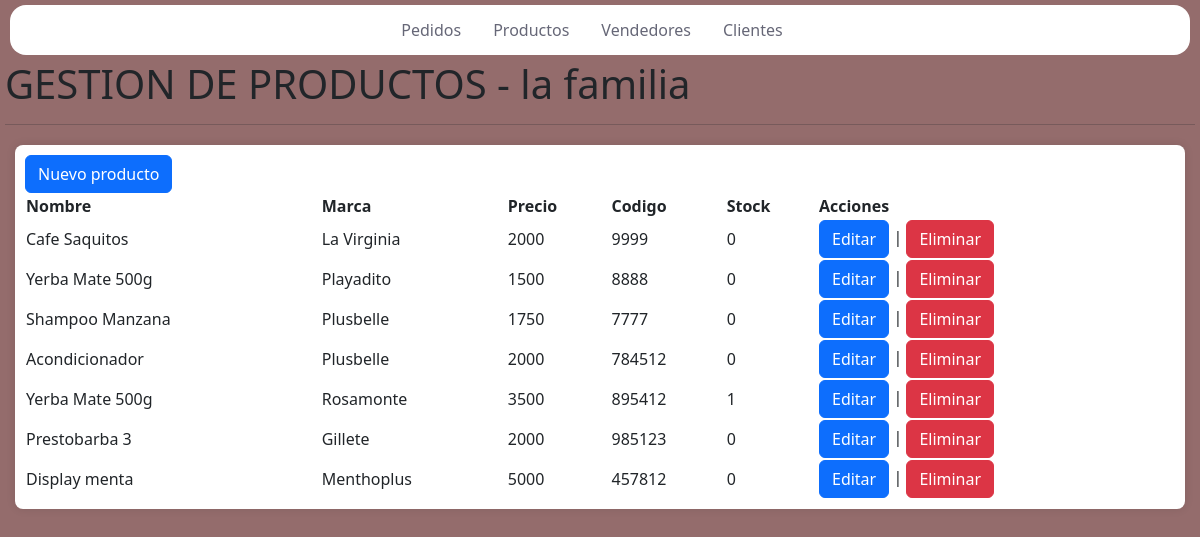
The page /gestion/productos/ on the database its author committed.
### gestion/models.py (models this page shows, shortened)
class Producto(models.Model):
    marca=models.CharField(max_length=20, blank=True)
    nombre=models.CharField(max_length=20)
    descripcion=models.CharField(max_length=50, blank=True)
    precio=models.IntegerField()
    codigo=models.IntegerField(unique=True)
    stock=models.IntegerField()

### gestion/views.py (the view)
# urls.py: path('productos/', ProductoListView.as_view(), name='Productos'),
class ProductoListView(ListView):
    model = Producto
    template_name = 'gestion/prod.html'
    context_object_name = 'productos'

### templates/gestion/prod.html (shortened to what this page needs)
{% extends "gestion/index.html" %}
{% load static %}
{% block content %}
<h1>GESTION DE PRODUCTOS - la familia</h1>
<HR></HR>
<div id="contenedor">
    <a class="btn btn-primary alta" href="{% url 'Prod-Add' %}" role="button">Nuevo producto</a>
    <table id="myTable" class="display">
        <thead>
        <tr>
            <th>Nombre</th>
            <th>Marca</th>
            <th>Precio</th>
            <th>Codigo</th>
            <th>Stock</th>
            <th>Acciones</th>
        </tr>
        </thead>
        <tbody>
            {% for producto in productos %}
            <tr>
                <td>{{ producto.nombre }}</td>
                <td>{{ producto.marca }}</td>
                <td>{{ producto.precio }}</td>
                <td>{{ producto.codigo }}</td>
                <td>{{ producto.stock }}</td>
                <td>
                    <a class="btn btn-primary" href="{% url 'Prod-Edit' producto.pk %}">Editar</a>
                    |
                    <a class="btn btn-danger" href="{% url 'Prod-Delete' producto.pk %}">Eliminar</a>
                </td>
            </tr>
            {% endfor %}
        </tbody>
    </table>
</div>
{% endblock %}

### static/css/index.css (style rules this page uses)
body { position: relative; background-color: rgba(78, 11, 11, 0.6); margin: 5px; min-height: 100vh; }
#contenedor { margin-top: 20px; margin-left: 10px; margin-right: 10px; background-color: #fff; padding: 20px; border-radius: 8px; box-shadow: 0px 0px 10px rgba(0, 0, 0, 0.1); }
#contenedor { overflow-x: auto; padding: 10px; }
#myTable { width: 100%; max-width: 100%; table-layout: auto; }
#myTable th, #myTable td { white-space: nowrap; overflow: hidden; text-overflow: ellipsis; }

### rows shown on the page
Producto: nombre "Cafe Saquitos", marca "La Virginia", precio "2000", codigo "9999", stock "0"
Producto: nombre "Yerba Mate 500g", marca "Playadito", precio "1500", codigo "8888", stock "0"
Producto: nombre "Shampoo Manzana", marca "Plusbelle", precio "1750", codigo "7777", stock "0"
Producto: nombre "Acondicionador", marca "Plusbelle", precio "2000", codigo "784512", stock "0"
Producto: nombre "Yerba Mate 500g", marca "Rosamonte", precio "3500", codigo "895412", stock "1"
Producto: nombre "Prestobarba 3", marca "Gillete", precio "2000", codigo "985123", stock "0"
Producto: nombre "Display menta", marca "Menthoplus", precio "5000", codigo "457812", stock "0"
